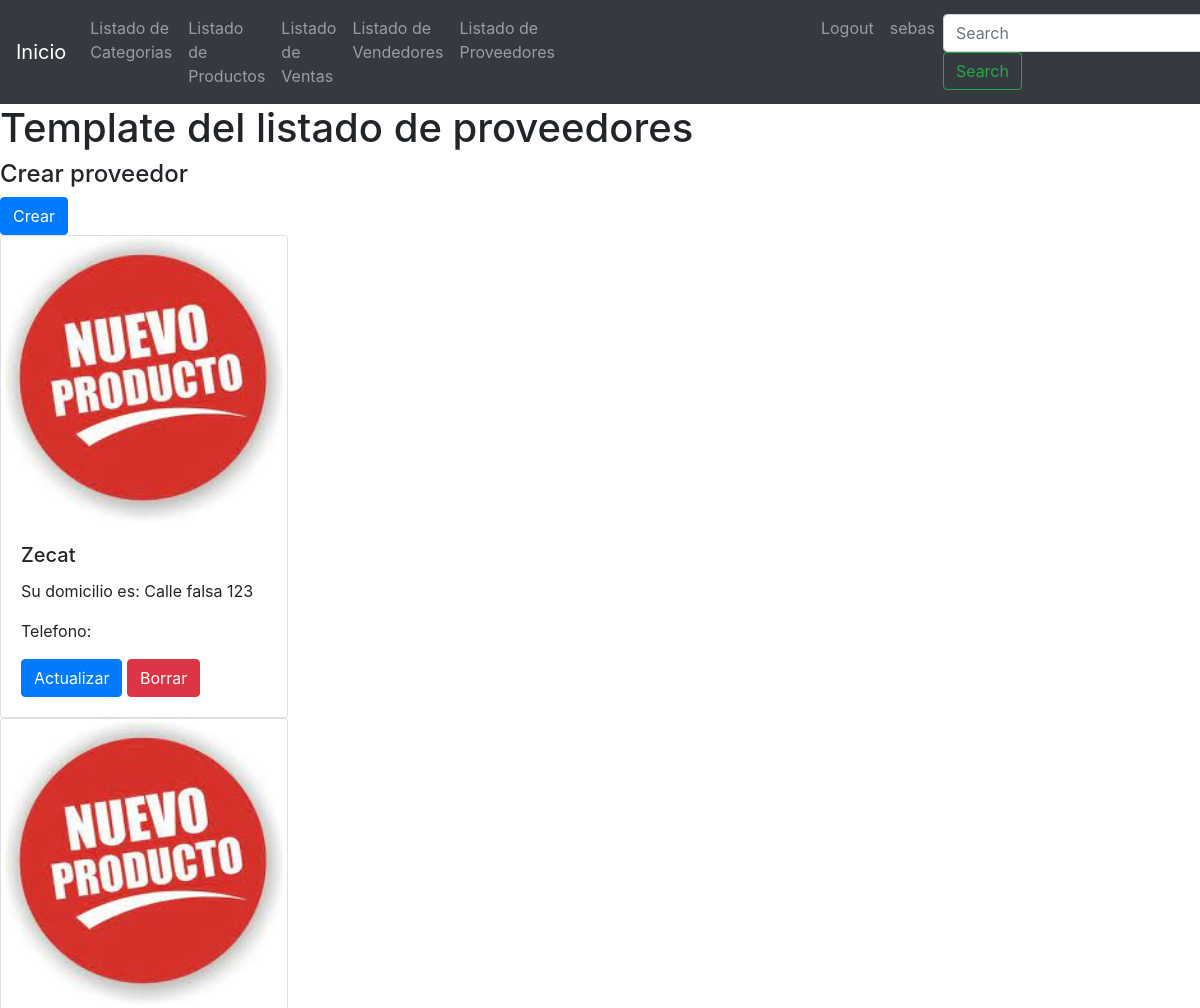
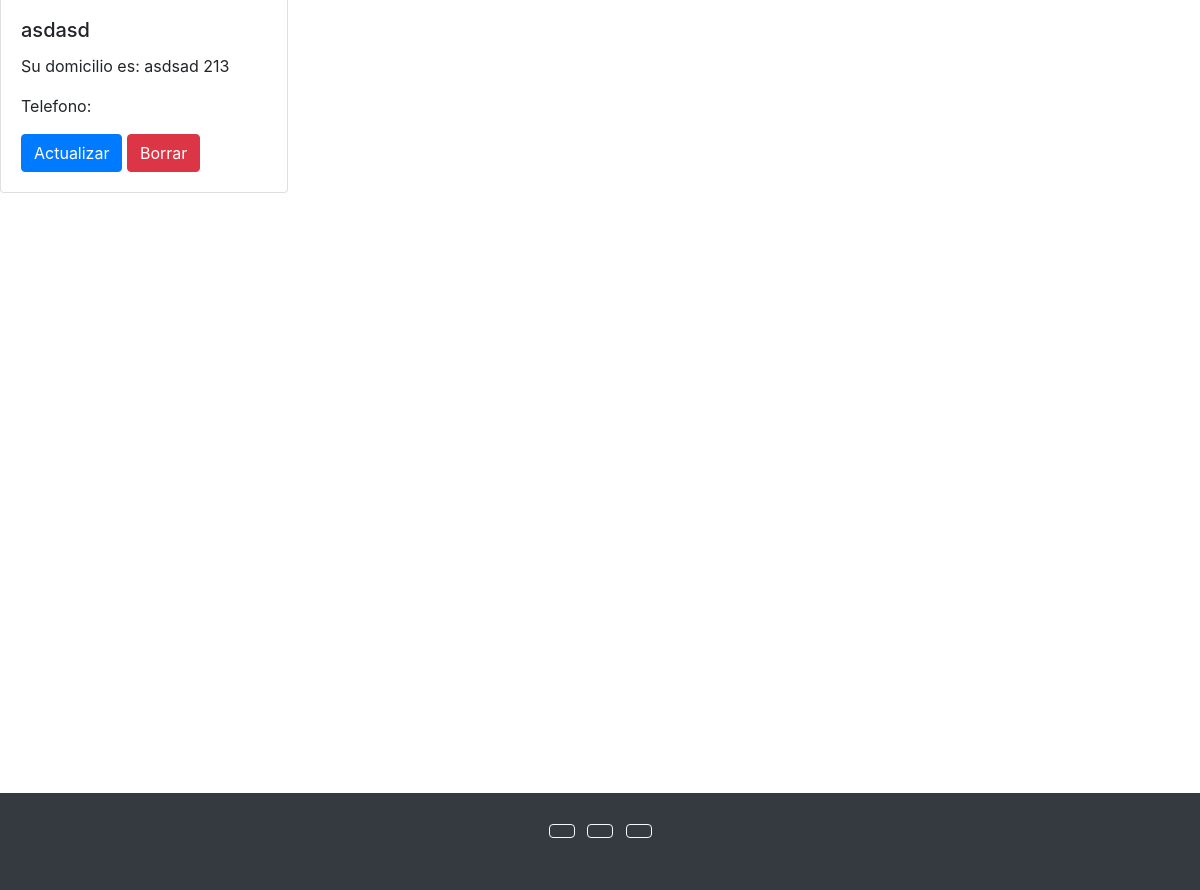
Screenshot of /providers/list-providers/ (signed in) with the database file from the repository (2 pictures, top to bottom).
### providers/models.py (models this page shows, shortened)
class Provider(models.Model):
    CONDITION_CHOICES = (
        ('monotributista', 'monotributista'),
        ('responsable inscripto', 'responsable inscripto'),
    )
    name = models.CharField(max_length=100)
    address = models.CharField(max_length=300)
    phone_number = models.CharField(max_length=20)
    email = models.EmailField()
    condition = models.CharField(max_length=50, choices = CONDITION_CHOICES)
    is_active = models.BooleanField(default=True)

### providers/views.py (the view)
# urls.py: path('list-providers/', ProvidersListView.as_view(), name='list-providers'),
class ProvidersListView(LoginRequiredMixin, ListView):
    model = Provider
    template_name = 'providers/list-providers.html'
    queryset = Provider.objects.filter(is_active = True)

### templates/providers/list-providers.html (shortened to what this page needs)
{% extends 'base.html' %}
{% block content %}
<h1>Template del listado de proveedores</h1>
<h4>Crear proveedor </h4>        <a href="/providers/create-providers/" class="btn btn-primary">Crear</a>
{% for provider in object_list %}
    <div class="card" style="width: 18rem;">
        <img class="card-img-top">
        <div class="card-body">
        <h5 class="card-title">{{provider.name}}</h5>
        <p class="card-text">Su domicilio es: {{provider.address}}</p>
        <p class="card-text">Telefono: {{provider.phone}}</p>
        <a href="/providers/update-provider/{{provider.id}}/" class="btn btn-primary">Actualizar</a>
        <a href="/providers/delete-provider/{{provider.id}}/" class="btn btn-danger">Borrar</a>
        </div>
    </div>
    {% endfor %}
{% endblock %}

### templates/base.html (shortened to what this page needs)
<!DOCTYPE html>
<html lang="en">
<head>
    <link rel="stylesheet" href="https://cdn.jsdelivr.net/npm/bootstrap@4.6.2/dist/css/bootstrap.min.css"
>
</head>
<body>
    <header>
        <nav class="navbar navbar-expand-lg navbar-dark bg-dark">
            <a class="navbar-brand" href="/">Inicio</a>
            <div class="collapse navbar-collapse" id="navbarSupportedContent">
                <ul class="navbar-nav mr-auto">
                    <li class="nav-item">
                        <a class="nav-link" href="/categories/list-categories/">Listado de Categorias</a>
                    </li>
                    <li class="nav-item">
                        <a class="nav-link" href="/products/list-products/">Listado de Productos</a>
                    </li>
                    <li class="nav-item">
                        <a class="nav-link" href="/sells/list-sells/">Listado de Ventas</a>
                    </li>
                    <li class="nav-item">
                        <a class="nav-link" href="/sellers/list-sellers/">Listado de Vendedores</a>
                    </li>
                    <li class="nav-item" style="margin-right: 250px;">
                        <a class="nav-link" href="/providers/list-providers/">Listado de Proveedores</a>
                    </li>
                    {% if request.user.is_authenticated %}
                    <li class="nav-item">
                        <a class="nav-link" href="/users/logout/">Logout</a>
                    </li>
                    <li class="nav-item">
                        <a class="nav-link" href="/users/update/">{{request.user.username}}</a>
                    </li>
                    {% endif %}
                </ul>
                <form class="form-inline my-2 my-lg-0" action="/categories/list-categories/" method="GET">
                    <input class="form-control mr-sm-2" type="search" placeholder="Search" aria-label="Search">
                    <button class="btn btn-outline-success my-2 my-sm-0" type="submit">Search</button>
                </form>
            </div>
        </nav>
    </header>
    {% block content %}
    {% endblock %}
    <footer class="bg-dark text-center text-white" style="margin-top:600px;">
        <div class="container p-4">
        <section class="mb-4">
            <a class="btn btn-outline-light btn-floating m-1" href="#!" role="button"
            ></a>
            <a class="btn btn-outline-light btn-floating m-1" href="#!" role="button"
            ></a>
            <a class="btn btn-outline-light btn-floating m-1" href="#!" role="button"
            ></a>
</body>
</html>

### rows the page displays
Provider: name "Zecat", address "Calle falsa 123"
Provider: name "asdasd", address "asdsad 213"

### other values shown
{{ request.user.username }} "sebas"
